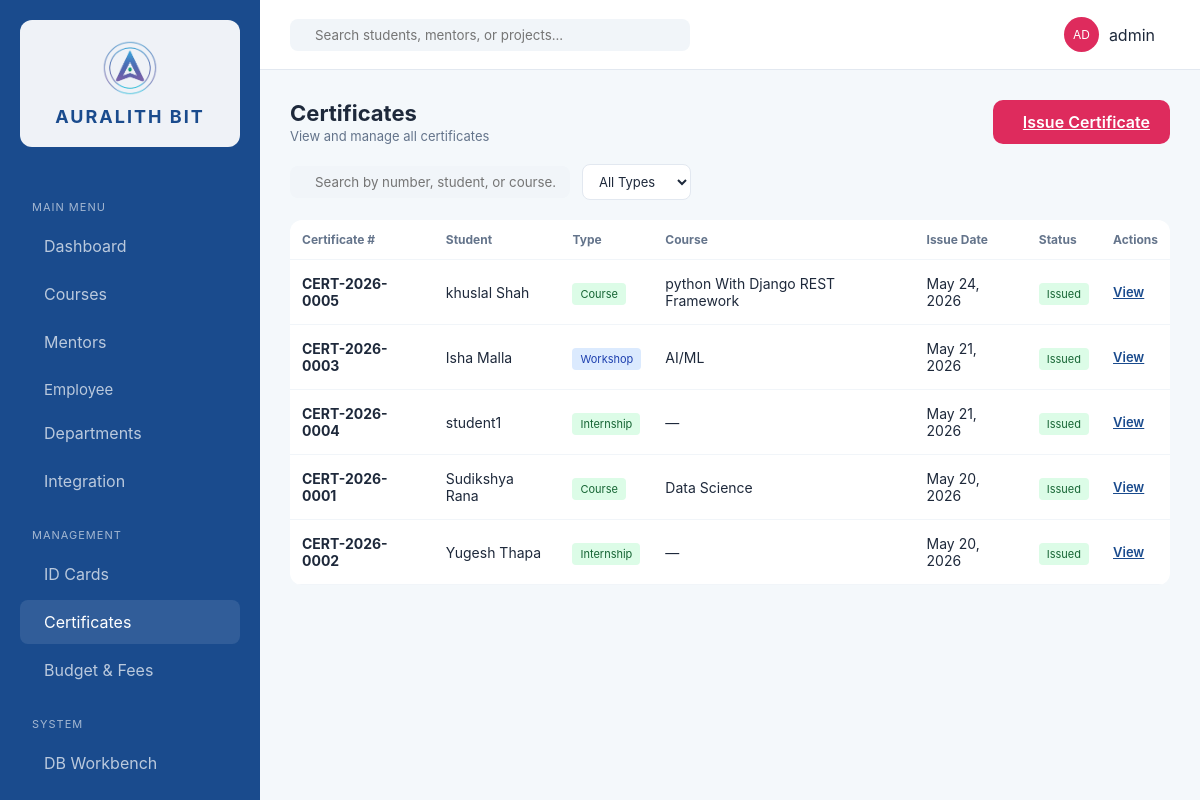
/certificates/ (signed in), run on the app's committed database.
### erp_app/models.py (models this page shows, shortened)
class Certificate(models.Model):
    CERTIFICATE_TYPES = [
        ('course', 'Course'),
        ('internship', 'Internship'),
        ('workshop', 'Workshop'),
    ]
    STATUS_CHOICES = [
        ('issued', 'Issued'),
        ('pending', 'Pending'),
        ('revoked', 'Revoked'),
    ]
    student = models.ForeignKey(Student, on_delete=models.CASCADE, related_name='certificates')
    course = models.ForeignKey(Course, on_delete=models.SET_NULL, null=True, blank=True, related_name='certificates')
    certificate_type = models.CharField(max_length=20, choices=CERTIFICATE_TYPES)
    certificate_number = models.CharField(max_length=50, unique=True, editable=False)
    issue_date = models.DateField(auto_now_add=True)
    status = models.CharField(max_length=20, choices=STATUS_CHOICES, default='issued')
    file = models.FileField(upload_to='certificates/', null=True, blank=True)
    program_title = models.CharField(max_length=255, blank=True, help_text='Course, workshop, internship, or certificate program title')
    program_start_date = models.CharField(max_length=40, blank=True, help_text='Display value for the start date, e.g. 2082/11/25')
    location = models.CharField(max_length=150, default='Auralith Bit', blank=True)
    internship_details = models.TextField(blank=True, help_text='Project description, duration, or other internship details')
    authorized_signer_name = models.CharField(max_length=150, default='Supriya Dwivedi', blank=True)
    authorized_signer_title = models.CharField(max_length=150, default='Full Stack Developer', blank=True)
    authorized_signature_text = models.CharField(max_length=150, blank=True, help_text='Optional digital signature text for the dynamic signer')
    created_at = models.DateTimeField(auto_now_add=True)
    class Meta:
        ordering = ['-issue_date']
        permissions = [
            ('can_issue_certificates', 'Can issue certificates'),
        ]

class Student(models.Model):
    user = models.OneToOneField(User, on_delete=models.CASCADE, null=True, blank=True, related_name='student_profile')
    name = models.CharField(max_length=200)
    email = models.EmailField(unique=True)
    phone = models.CharField(max_length=20, blank=True)
    enrolled_date = models.DateField(auto_now_add=True)
    is_intern = models.BooleanField(default=False)
    class Meta:
        ordering = ['name']

class Course(models.Model):
    STATUS_CHOICES = [
        ('live', 'Live'),
        ('upcoming', 'Upcoming'),
        ('enrollment', 'Enrollment'),
        ('completed', 'Completed'),
    ]
    CATEGORY_CHOICES = [
        ('development', 'Development'),
        ('design', 'UI/UX'),
        ('qa', 'Digital Marketing'),
        ('marketing', 'Graphic Designing'),
    ]
    name = models.CharField(max_length=200)
    mentor = models.ForeignKey(Mentor, on_delete=models.SET_NULL, null=True, blank=True)
    category = models.CharField(max_length=50, choices=CATEGORY_CHOICES, default='development')
    duration_weeks = models.PositiveIntegerField(default=8)
    status = models.CharField(max_length=20, choices=STATUS_CHOICES, default='enrollment')
    description = models.TextField(blank=True)
    syllabus = models.FileField(upload_to='syllabi/', null=True, blank=True)
    students_count = models.PositiveIntegerField(default=0)
    completion_percent = models.PositiveIntegerField(default=0)
    created_at = models.DateTimeField(auto_now_add=True)
    class Meta:
        ordering = ['-created_at']

### erp_app/views.py (the view)
# urls.py: path('certificates/', views.certificates, name='certificates'),
@login_required
def certificates(request):
    cert_type = request.GET.get('type', '')
    search_q = request.GET.get('q', '').strip()
    certs = Certificate.objects.select_related('student', 'course').all()
    if has_role(request.user, SUPER_ADMIN, TEACHING_STAFF, NORMAL_STAFF):
        pass
    elif hasattr(request.user, 'student_profile') and request.user.student_profile:
        certs = certs.filter(student=request.user.student_profile)
    else:
        certs = certs.none()
    if cert_type:
        certs = certs.filter(certificate_type=cert_type)
    if search_q:
        certs = certs.filter(
            Q(certificate_number__icontains=search_q) |
            Q(student__name__icontains=search_q) |
            Q(course__name__icontains=search_q)
        )
    context = {
        'certificates': certs,
        'is_admin': has_role(request.user, SUPER_ADMIN) or request.user.has_perm('erp_app.can_issue_certificates'),
        'current_type': cert_type,
        'search_query': search_q,
    }
    return render(request, 'erp_app/certificates.html', context)

### erp_app/roles.py (called while the page is built)
def get_user_roles(user):
    if not user.is_authenticated:
        return []
    roles = set()
    if user.is_superuser:
        roles.add(SUPER_ADMIN)
    for group in user.groups.all():
        roles.add(group.name)
    if hasattr(user, 'student_profile') and user.student_profile:
        roles.add(STUDENT)
    return list(roles)

def has_role(user, *roles):
    user_roles = get_user_roles(user)
    return any(r in user_roles for r in roles)

### erp_app/templates/erp_app/certificates.html (shortened to what this page needs)
{% extends 'erp_app/base.html' %}
{% load static %}
{% block content %}
<header class="top-nav" style="position:static;padding:0 0 20px 0;border-bottom:none;height:auto;background:transparent;">
    <div class="header-info">
        <h1>Certificates</h1>
        <p>View and manage all certificates</p>
    </div>
    {% if is_admin %}
    <a href="{% url 'issue_certificate' %}" class="btn-primary"> Issue Certificate</a>
    {% endif %}
</header>
<div class="table-controls" style="display:flex;gap:12px;margin-bottom:20px;flex-wrap:wrap;align-items:center;">
    <form method="get" style="display:flex;gap:12px;flex-wrap:wrap;align-items:center;width:100%;" autocomplete="off">
        <div class="search-box" style="width:280px;">
            <input type="text" name="q" placeholder="Search by number, student, or course..." value="{{ search_query }}" autocomplete="off">
        </div>
        <select name="type" onchange="this.form.submit()" style="padding:8px 12px;border:1px solid var(--panel-border);border-radius:8px;background:var(--surface);color:var(--text-dark);font-size:13px;">
            <option value="">All Types</option>
        </select>
    </form>
</div>
<div class="data-card" style="padding:0;overflow:hidden;">
    <table>
        <thead>
            <tr>
                <th>Certificate #</th>
                <th>Student</th>
                <th>Type</th>
                <th>Course</th>
                <th>Issue Date</th>
                <th>Status</th>
                <th>Actions</th>
            </tr>
        </thead>
        <tbody>
            {% for cert in certificates %}
            <tr>
                <td><strong>{{ cert.certificate_number }}</strong></td>
                <td>{{ cert.student.name }}</td>
                <td><span class="tag {% if cert.certificate_type == 'course' %}completed{% elif cert.certificate_type == 'workshop' %}enrollment{% else %}active{% endif %}">{{ cert.get_certificate_type_display }}</span></td>
                <td>{{ cert.course.name|default:"—" }}</td>
                <td>{{ cert.issue_date|date:"M d, Y" }}</td>
                <td>
                    <span class="tag {% if cert.status == 'issued' %}completed{% elif cert.status == 'revoked' %}cancelled{% else %}enrollment{% endif %}">
                        {{ cert.get_status_display }}
                    </span>
                </td>
                <td>
                    <div style="display:flex;gap:8px;">
                        <a href="{% url 'preview_certificate' cert.id %}" class="btn-text" style="font-size:13px;"> View</a>
                    </div>
                </td>
            </tr>
            {% endfor %}
        </tbody>
    </table>
</div>
{% endblock %}

### erp_app/templates/erp_app/base.html (shortened to what this page needs)
<!DOCTYPE html>
{% load static %}
<html lang="en">
<head>
    <link rel="stylesheet" href="{% static 'erp_app/css/style.css' %}">
</head>
<body>
    <div class="app-container">
        <aside class="sidebar">
            <div class="brand">
                <img src="{% static 'erp_app/images/AURALITH_logo.png' %}" alt="Auralith Bit Logo" class="sidebar-logo" width="56" height="56">
                <h2>AURALITH BIT</h2>
            </div>
            <nav>
                <p class="nav-label">Main Menu</p>
                <a href="{% url 'dashboard' %}" {% if request.resolver_match.url_name == 'dashboard' %}class="active"{% endif %}> Dashboard</a>
                {% if is_any_staff or is_student or is_intern %}
                <a href="{% url 'courses' %}" {% if request.resolver_match.url_name == 'courses' %}class="active"{% endif %}> Courses</a>
                {% endif %}
                {% if is_teaching_staff or is_super_admin or is_intern or is_student %}
                <a href="{% url 'mentors' %}" {% if request.resolver_match.url_name == 'mentors' %}class="active"{% endif %}> Mentors</a>
                {% endif %}
                {% if is_any_staff or is_intern %}
                <div class="dropdown">
                    <button class="dropdown-btn">
                        <span> Employee</span>
                    </button>
                </div>
                {% endif %}
                {% if is_normal_staff or is_super_admin or is_teaching_staff %}
                <a href="{% url 'departments' %}" {% if request.resolver_match.url_name == 'departments' %}class="active"{% endif %}> Departments</a>
                {% endif %}
                {% if is_any_staff %}
                <a href="{% url 'integration' %}" {% if request.resolver_match.url_name == 'integration' %}class="active"{% endif %}> Integration</a>
                {% endif %}
                <p class="nav-label">Management</p>
                {% if is_normal_staff or is_super_admin or is_teaching_staff %}
                <a href="{% url 'id_generation' %}" {% if request.resolver_match.url_name == 'id_generation' %}class="active"{% endif %}> ID Cards</a>
                {% endif %}
                {% if is_any_staff or is_student or is_intern %}
                <a href="{% url 'certificates' %}" {% if request.resolver_match.url_name == 'certificates' or request.resolver_match.url_name == 'issue_certificate' or request.resolver_match.url_name == 'preview_certificate' %}class="active"{% endif %}> Certificates</a>
                {% endif %}
                {% if is_normal_staff or is_super_admin or is_teaching_staff %}
                <a href="{% url 'budget_fees' %}" {% if request.resolver_match.url_name == 'budget_fees' %}class="active"{% endif %}> Budget & Fees</a>
                {% endif %}
                {% if is_super_admin %}
                <p class="nav-label">System</p>
                <a href="{% url 'workbench' %}" {% if request.resolver_match.url_name == 'workbench' %}class="active"{% endif %}> DB Workbench</a>
                {% endif %}
            </nav>
        </aside>
        <main class="workspace">
            <header class="top-nav">
                <form class="search-box" method="get" action="{% url 'search' %}" autocomplete="off">
                    <input type="text" name="q" id="globalSearch" placeholder="Search students, mentors, or projects..." value="{{ request.GET.q|default_if_none:'' }}" autocomplete="off">
                </form>
                <div class="user-profile" style="position:relative;display:flex;align-items:center;gap:10px;">
                    <div class="avatar">{{ user_initials }}</div>
                    <span>{{ request.user.get_full_name|default:request.user.username }}</span>
                </div>
            </header>
            <div class="content">
                {% block content %}{% endblock %}
            </div>
        </main>
    </div>
</body>
</html>

### erp_app/static/erp_app/css/style.css (style rules this page uses)
:root { --auralith-blue: #1A4B8D; --auralith-light: #F4F8FB; --accent: #DE2B5D; --text-dark: #1E293B; --text-muted: #64748B; --sidebar-w: 260px; --bg: #F4F8FB; --surface: #FFFFFF; --surface-alt: #FFFFFF; --panel-border: #E2E8F0; --topnav-bg: #FFFFFF; --search-bg: #F1F5F9; }
* { margin: 0; padding: 0; box-sizing: border-box; font-family: 'Inter', sans-serif; }
body { background: var(--bg); color: var(--text-dark); }
.app-container { display: flex; min-height: 100vh; }
.sidebar { width: var(--sidebar-w); background: var(--auralith-blue); color: white; padding: 20px; position: fixed; height: 100vh; overflow-y: auto; left: 0; top: 0; display: flex; flex-direction: column; }
nav { flex: 1; }
.nav-label { font-size: 11px; text-transform: uppercase; opacity: 0.5; margin: 20px 0 10px; }
nav a { display: flex; align-items: center; gap: 12px; color: rgba(255,255,255,0.7); text-decoration: none; padding: 12px; border-radius: 8px; margin-bottom: 4px; transition: 0.3s; }
nav a:hover, nav a.active { background: rgba(255,255,255,0.1); color: white; }
.workspace { flex: 1; display: flex; flex-direction: column; margin-left: var(--sidebar-w); }
.top-nav { height: 70px; background: var(--topnav-bg); display: flex; justify-content: space-between; align-items: center; padding: 0 30px; border-bottom: 1px solid var(--panel-border); }
.search-box { display: flex; align-items: center; background: var(--search-bg); padding: 8px 15px; border-radius: 8px; width: 400px; }
.search-box input { border: none; background: transparent; outline: none; margin-left: 10px; width: 100%; }
.user-profile { display: flex; align-items: center; gap: 15px; }
.avatar { background: var(--accent); color: white; width: 35px; height: 35px; border-radius: 50%; display: flex; align-items: center; justify-content: center; font-size: 12px; }
.content { padding: 30px; animation: contentFadeIn 0.25s ease-out; }
.data-card { background: var(--surface); border-radius: 12px; padding: 20px; animation: cardFadeIn 0.35s ease-out both; }
table { width: 100%; border-collapse: collapse; }
th { text-align: left; padding: 12px; font-size: 12px; color: #64748B; border-bottom: 1px solid #F1F5F9; }
td { padding: 15px 12px; font-size: 14px; border-bottom: 1px solid #F1F5F9; }
tbody tr { animation: rowFadeIn 0.3s ease-out both; }
tbody tr:nth-child(1) { animation-delay: 0.02s; }
tbody tr:nth-child(2) { animation-delay: 0.04s; }
tbody tr:nth-child(3) { animation-delay: 0.06s; }
tbody tr:nth-child(4) { animation-delay: 0.08s; }
tbody tr:nth-child(5) { animation-delay: 0.10s; }
.tag { padding: 4px 8px; border-radius: 4px; font-size: 11px; background: #F1F5F9; }
.btn-primary { background: var(--accent); color: white; border: none; padding: 12px 20px; border-radius: 10px; cursor: pointer; display: flex; align-items: center; gap: 10px; font-weight: 600; }
.nav-label { font-size: 11px; text-transform: uppercase; opacity: 0.6; margin: 25px 0 10px 12px; letter-spacing: 1px; }
.dropdown { width: 100%; }
.dropdown-btn { width: 100%; display: flex; align-items: center; justify-content: space-between; background: transparent; border: none; color: rgba(255,255,255,0.7); padding: 12px; border-radius: 8px; cursor: pointer; font-size: 15px; transition: 0.3s; }
.dropdown-btn span { display: flex; align-items: center; gap: 12px; }
.brand { display: flex; flex-direction: column; align-items: center; justify-content: center; gap: 10px; margin: 0 0 28px; padding: 20px 28px; background: rgba(255,255,255,0.93); border-radius: 12px; text-align: center; }
.sidebar-logo { width: 56px; height: auto; object-fit: contain; border-radius: 8px; }
.brand h2 { font-size: 18px; color: var(--auralith-blue); letter-spacing: 2px; white-space: nowrap; }
.btn-text { background: none; border: none; color: var(--auralith-blue); font-size: 13px; font-weight: 600; cursor: pointer; padding: 0; }
.header-info h1 { font-size: 22px; margin: 0; }
.header-info p { font-size: 13px; color: #64748B; margin: 2px 0 0; }
.tag.enrollment { background: #DBEAFE; color: #1E40AF; }
.tag.completed { background: #DCFCE7; color: #166534; }
.tag.active { background: #DCFCE7; color: #166534; }
.table-controls .search-box { display: flex; align-items: center; background: var(--search-bg); padding: 8px 15px; border-radius: 8px; width: 280px; }
.table-controls .search-box input { border: none; background: transparent; outline: none; margin-left: 10px; width: 100%; }

### data on the page
Certificate: certificate_number "CERT-2026-0005", student.name "khuslal Shah", certificate_type "Course", course.name "python With Django REST Framework", issue_date "May 24, 2026", status "Issued"
Certificate: certificate_number "CERT-2026-0003", student.name "Isha Malla", certificate_type "Workshop", course.name "AI/ML", issue_date "May 21, 2026", status "Issued"
Certificate: certificate_number "CERT-2026-0004", student.name "student1", certificate_type "Internship", course.name "—", issue_date "May 21, 2026", status "Issued"
Certificate: certificate_number "CERT-2026-0001", student.name "Sudikshya Rana", certificate_type "Course", course.name "Data Science", issue_date "May 20, 2026", status "Issued"
Certificate: certificate_number "CERT-2026-0002", student.name "Yugesh Thapa", certificate_type "Internship", course.name "—", issue_date "May 20, 2026", status "Issued"

### other printed values
{{ user_initials }} "AD"
{{ request.user.get_full_name|default:request.user.username }} "admin"
